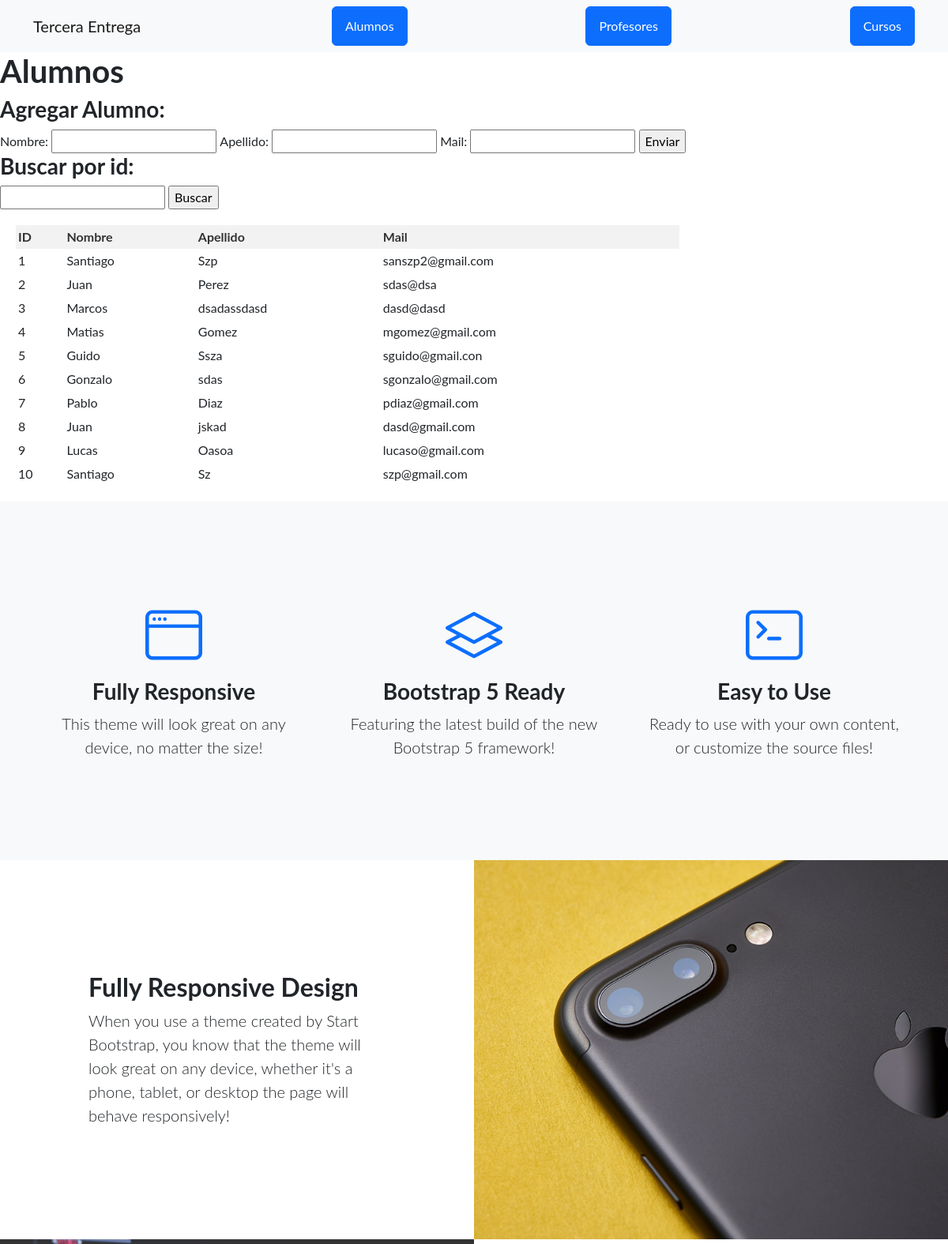
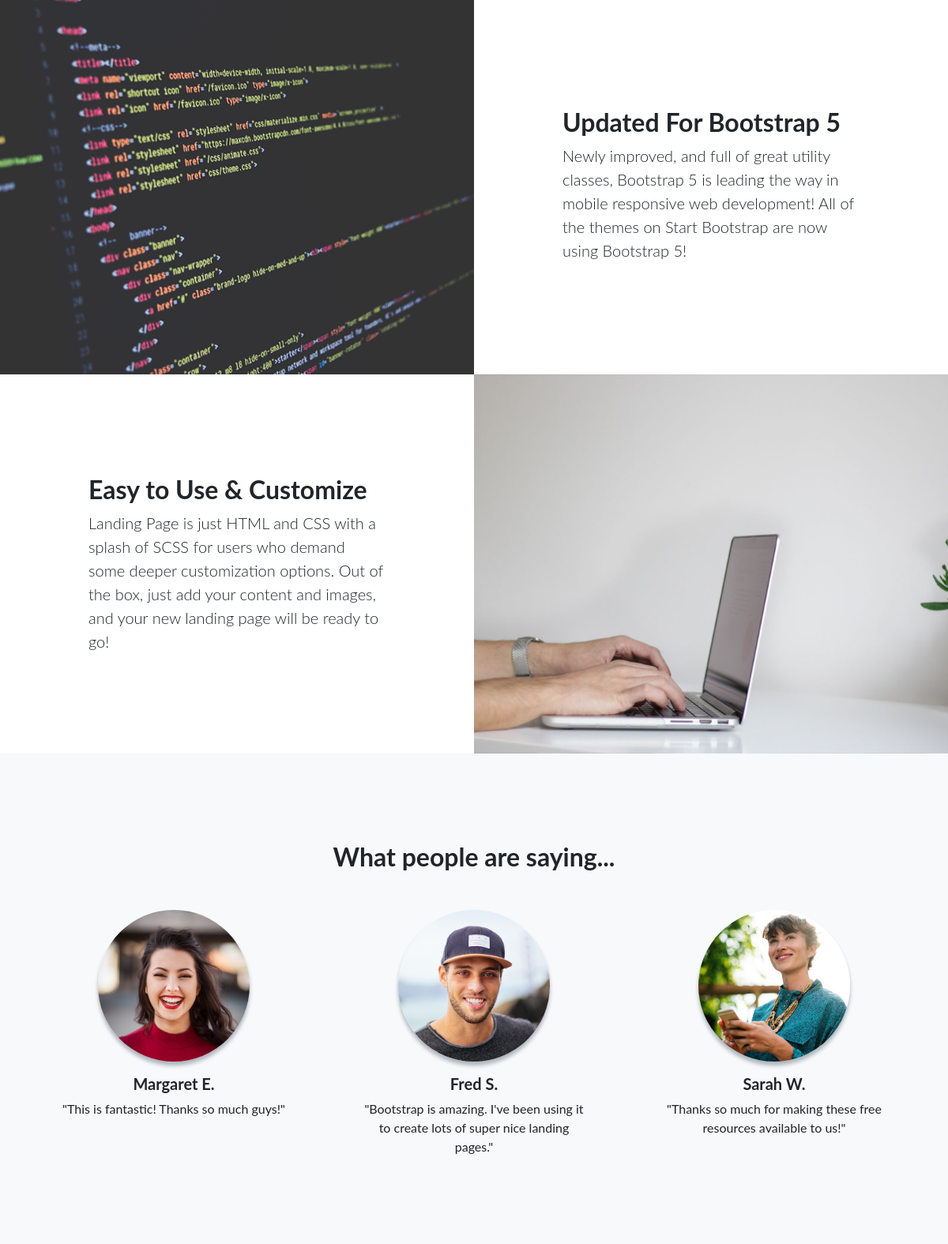
Screenshot of /AppTerceraEntrega/alumnos/ (upper part) with the database file from the repository (2 pictures, top to bottom).
### AppTerceraEntrega/models.py (models this page shows)
class Alumno(models.Model):
    nombre = models.CharField(max_length=40)
    apellido = models.CharField(max_length=40)
    mail = models.EmailField(max_length=50)

### AppTerceraEntrega/views.py (the view)
# urls.py: path('alumnos/', views.alumnos, name='alumnos'),
def alumnos(req):
    if req.method == 'POST':
        formulaio = AlumnoFormulario(req.POST)
        if formulaio.is_valid():
            informacion = formulaio.cleaned_data
            alumno = Alumno(nombre=informacion['nombre'], apellido=informacion['apellido'], mail=informacion['mail'])
            alumno.save()
            return redirect('alumnos')
    else:
        alumno_buscado = obtieneObjeto(req,Alumno)
        formulaio = AlumnoFormulario()
    alumnos = Alumno.objects.all()
    return render(req, "appterceraentrega/alumnos.html",{"formulario": formulaio, "alumnos": alumnos, "alumno": alumno_buscado})

### AppTerceraEntrega/forms.py
class AlumnoFormulario(forms.Form):
    nombre= forms.CharField(max_length=40)
    apellido= forms.CharField(max_length=40)
    mail= forms.EmailField(max_length=50)

### AppTerceraEntrega/views.py (called while the page is built)
def obtieneObjeto(req, clase):
    objeto_buscado = ""
    if req.GET.get("id"):
            id_objeto = req.GET["id"]
            objeto_buscado = clase.objects.filter(id=id_objeto).first()
            if not isinstance(objeto_buscado, clase):
                objeto_buscado = ""
    return objeto_buscado

### AppTerceraEntrega/templates/appterceraentrega/alumnos.html (shortened to what this page needs)
<!DOCTYPE html>
<html lang="en">
<head>
</head>
<body>
    {% extends "appterceraentrega/padre.html" %}
    {% load static %}
    {% block contenidoQueCambia %}
    <h1>Alumnos</h1>
    <h3>Agregar Alumno:</h3>
    <form action="" method="POST">
        {{ formulario.as_table }}
        <input type="submit" value="Enviar">
    </form>
    <h3>Buscar por id:</h3>
    <form action="" method="GET">
        <input type="number" name="id">
        <input type="submit" value="Buscar">
    </form>
    <table>
        <thead>
            <tr>
                <th>ID</th>
                <th>Nombre</th>
                <th>Apellido</th>
                <th>Mail</th>
            </tr>
        </thead>
        <tbody>
            {% for alumno in alumnos %}
            <tr>
                <td>{{ alumno.id }}</td>
                <td>{{ alumno.nombre }}</td>
                <td>{{ alumno.apellido }}</td>
                <td>{{ alumno.mail }}</td>
            </tr>
            {% endfor %}
        </tbody>
    </table>
    {% endblock %}

### AppTerceraEntrega/templates/appterceraentrega/alumnos.html (style rules this page uses)
table { width: 70%; margin: 20px 20px; }
th, td { border: 1px solid #dddddd; text-align: left; padding: 3px; }
th { background-color: #f2f2f2; color: #333; text-align: center; }

### rows the page displays
Alumno: id "1", nombre "Santiago", apellido "Szp", mail "sanszp2@gmail.com"
Alumno: id "2", nombre "Juan", apellido "Perez", mail "sdas@dsa"
Alumno: id "3", nombre "Marcos", apellido "dsadassdasd", mail "dasd@dasd"
Alumno: id "4", nombre "Matias", apellido "Gomez", mail "mgomez@gmail.com"
Alumno: id "5", nombre "Guido", apellido "Ssza", mail "sguido@gmail.con"
Alumno: id "6", nombre "Gonzalo", apellido "sdas", mail "sgonzalo@gmail.com"
Alumno: id "7", nombre "Pablo", apellido "Diaz", mail "pdiaz@gmail.com"
Alumno: id "8", nombre "Juan", apellido "jskad", mail "dasd@gmail.com"
Alumno: id "9", nombre "Lucas", apellido "Oasoa", mail "lucaso@gmail.com"
Alumno: id "10", nombre "Santiago", apellido "Sz", mail "szp@gmail.com"
